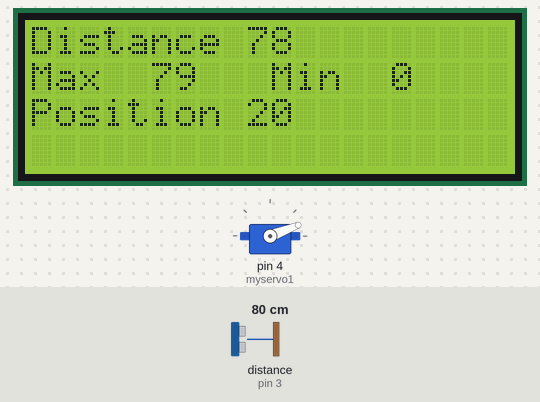
A sketch run on a simulated Arduino Uno, built with avr-gcc and run on an emulated ATmega328P. On the bench: servo, 20×4 character LCD. Wiring (inferred from the names in the program): ultrasonic range finder: trigger pin 2; echo pin 3. Inputs (shaded band) come from the test bench; at power-on: distance to the obstacle (sensor on pin 3) 80 cm. The echo pulse lasts 58.3 µs per cm; what the sketch prints to the serial monitor is not drawn.

Above: at 1.29 s.
1.3 s: distance to the obstacle (sensor on pin 3) set to 18 cm
At 2.57 s:
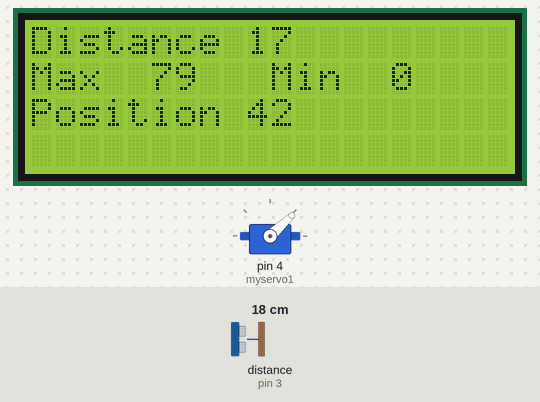
3.0 s: distance to the obstacle (sensor on pin 3) set to 2 cm
At 3.53 s:
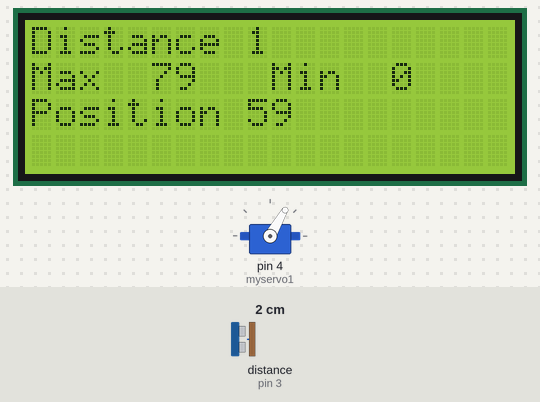
5.1 s: distance to the obstacle (sensor on pin 3) set to 4 cm
At 5.27 s:
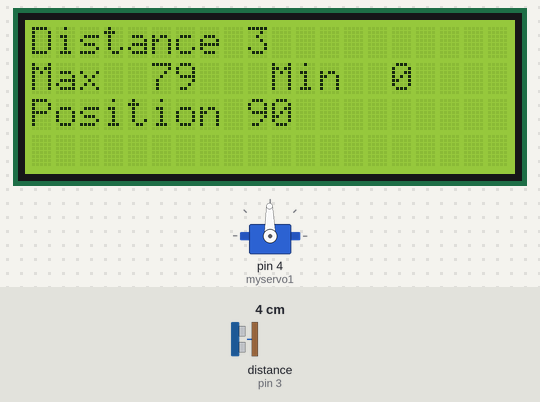
Timing chart, 0 to 13.4 s (numbered marks = the images above; inputs shaded):
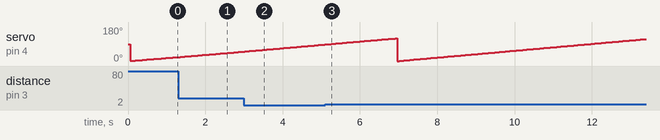

The sketch:

main.ino
```cpp
#include <LiquidCrystal_I2C.h>
#include <Servo.h>

const int trigPin = 2;
const int echoPin = 3;
LiquidCrystal_I2C lcd(0x27,20,4);
long duration;
int distance;
int maxdistance;
int mindistance;
Servo myservo1;
int position;
void setup() {
  maxdistance=0;
  pinMode(trigPin, OUTPUT);
  pinMode(echoPin, INPUT);
  myservo1.attach(4);
  Serial.begin(9600);
  lcd.init();
  lcd.backlight();
  }
void loop() {
  position++;
  if (position > 120) position = 0, mindistance=maxdistance, maxdistance=0;
  myservo1.write(position);
  digitalWrite(trigPin, LOW);
  delayMicroseconds(2);
  digitalWrite(trigPin, HIGH);
  delayMicroseconds(10);
  digitalWrite(trigPin, LOW);
  duration = pulseIn(echoPin, HIGH);
  distance = duration * 0.034 / 2;
 if (distance < 1000 and distance > maxdistance ) maxdistance = distance;
 if (distance > 0 and distance < mindistance ) mindistance = distance;
  lcd.setCursor(0,0);
  lcd.print("Distance");
  lcd.setCursor(9,0);
  lcd.print("     ");
  lcd.setCursor(9,0);
  lcd.print(distance);
  //----------------

  lcd.setCursor(0,1);
  lcd.print("Max");
  lcd.setCursor(4,1);
  lcd.print("     ");
  lcd.setCursor(5,1);
  lcd.print(maxdistance);

  lcd.setCursor(10,1);
  lcd.print("Min");
  lcd.setCursor(14,1);
  lcd.print("     ");
  lcd.setCursor(15,1);
  lcd.print(mindistance);
  //---------------------
  lcd.setCursor(0,2);
  lcd.print("Position");
  lcd.setCursor(9,2);
  lcd.print("     ");
  lcd.setCursor(9,2);
  lcd.print(position);
  Serial.print("DIS=");
  Serial.println(distance);
  Serial.print("POS=");
  Serial.println(position);
}
```
